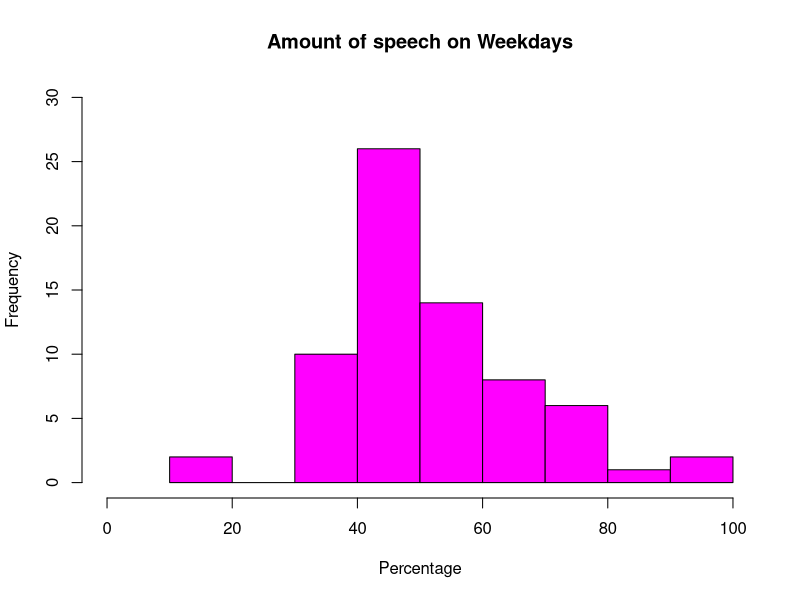
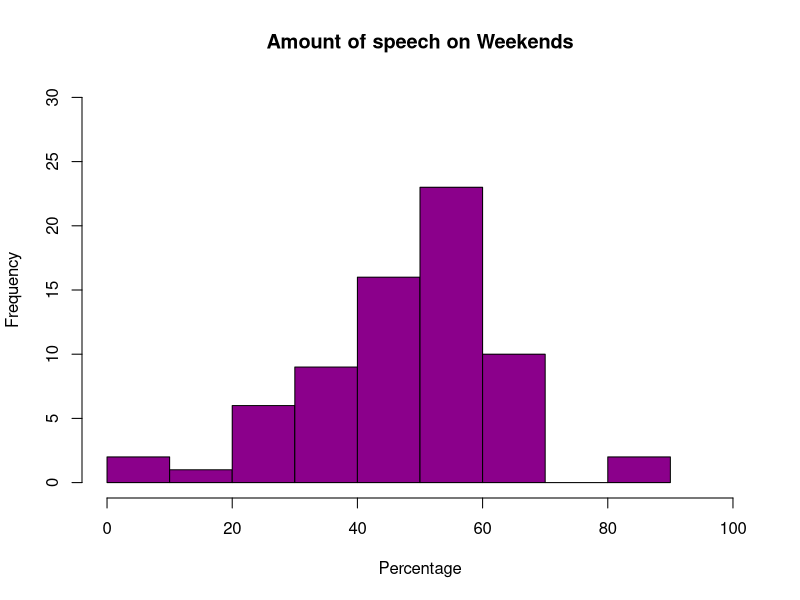
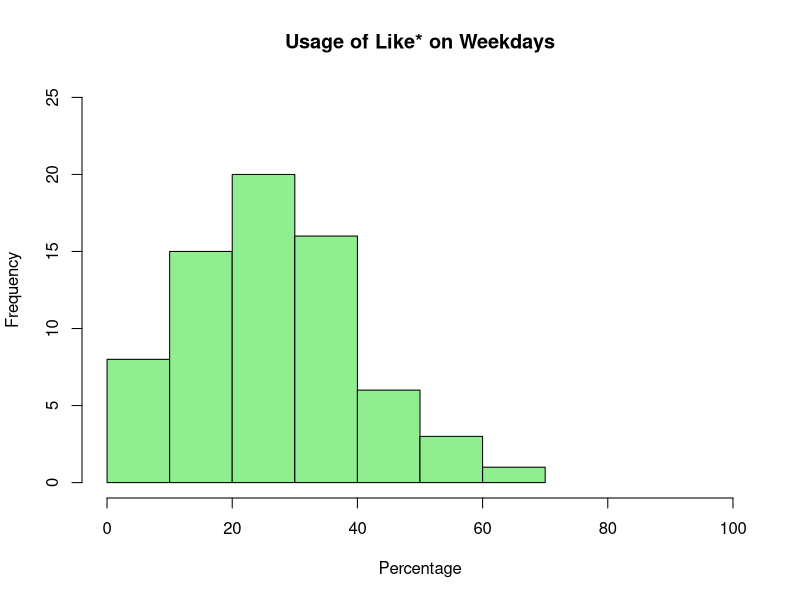
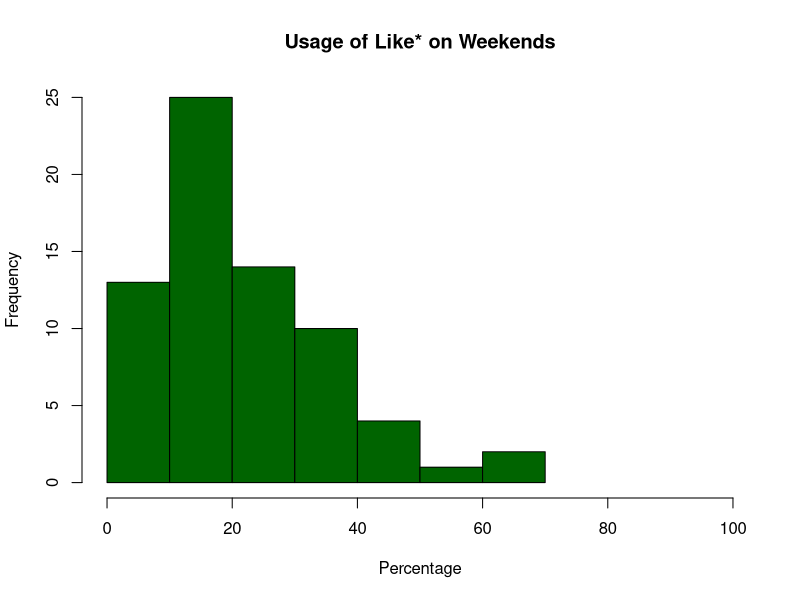

Recreate these plots in R, in order.
setwd("~/Documents/EAR/Dysfluency Project")
data=read.csv("weekend-t-test.csv")


# Variables
weekday=data$weekday
weekend=data$weekend
weekdaylike=data$weekdaylike
weekendlike=data$weekendlike

#Weekend vs Weekday
t.test(weekday,weekend)
#p=0.184

#Weekend Like* vs Weekday Like*
t.test(weekdaylike, weekendlike)
#p=0.091
#t=1.70


#Histograms

hist(weekday,
     main="Amount of speech on Weekdays",
     xlab="Percentage",
     xlim=c(0,100),
     ylim=c(0, 30),
     col="magenta",
     
)

hist(weekend,
     main="Amount of speech on Weekends",
     xlab="Percentage",
     xlim=c(0,100),
     ylim=c(0, 30),
     col="darkmagenta",
     
)


hist(weekdaylike,
     main="Usage of Like* on Weekdays",
     xlab="Percentage",
     xlim=c(0,100),
     ylim=c(0,25),
     col="lightgreen",
     
)

hist(weekendlike,
     main="Usage of Like* on Weekends",
     xlab="Percentage",
     xlim=c(0,100),
     
     col="darkgreen",
     
)